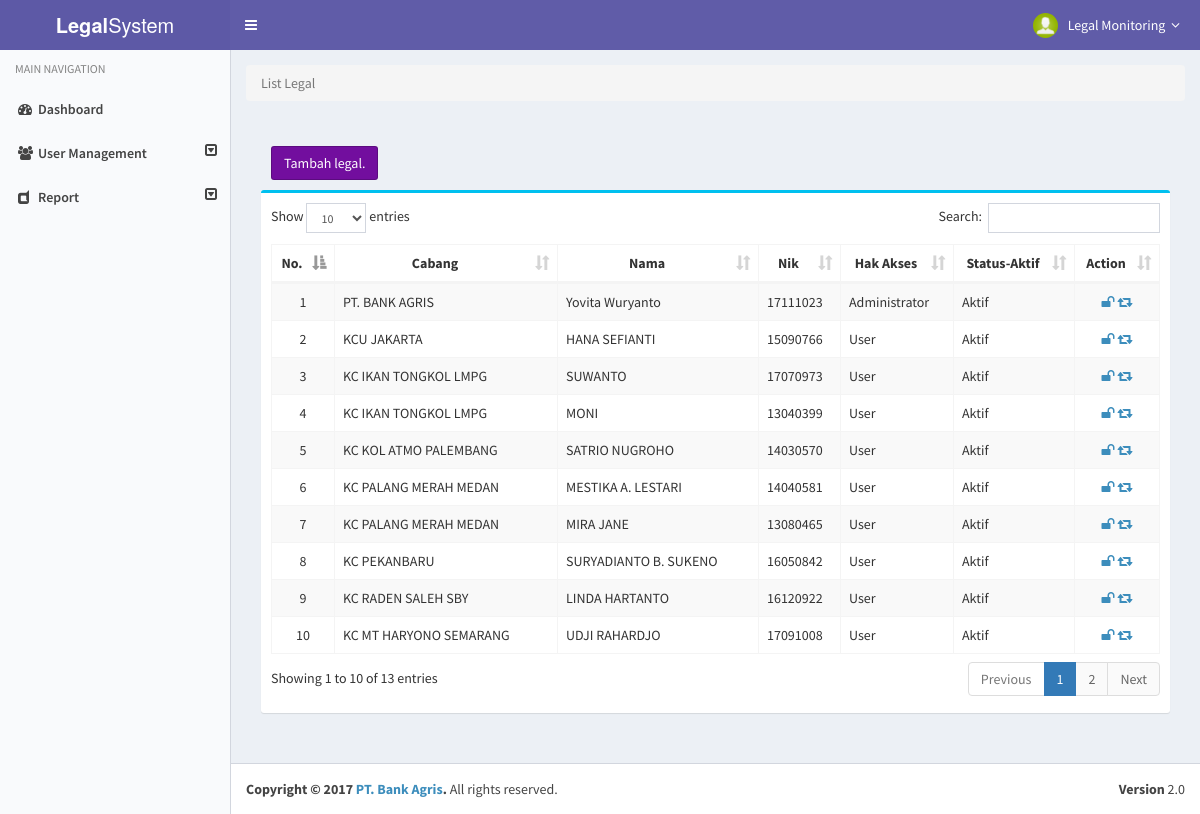
/home-pusat.php?page=legal-cabang (signed in), run on the app's committed database.
### tables this page shows
CREATE TABLE `user` (
  `id_user` int(11) NOT NULL,
  `nik` int(8) NOT NULL,
  `nama` varchar(150) NOT NULL,
  `password` varchar(150) NOT NULL,
  `id_cabang` int(11) NOT NULL,
  `hak_akses` varchar(50) NOT NULL,
  `aktif` varchar(1) NOT NULL,
  `nik_input` int(8) NOT NULL,
  `create_at` timestamp NOT NULL DEFAULT CURRENT_TIMESTAMP ON UPDATE CURRENT_TIMESTAMP,
  `update_at` timestamp NOT NULL DEFAULT '0000-00-00 00:00:00'
);

CREATE TABLE `cabang` (
  `id_cabang` int(11) NOT NULL,
  `company_cod` varchar(25) NOT NULL,
  `company_name` varchar(50) NOT NULL,
  `address` varchar(255) NOT NULL,
  `kode_cabang` varchar(3) NOT NULL,
  `created_at` timestamp NOT NULL DEFAULT CURRENT_TIMESTAMP ON UPDATE CURRENT_TIMESTAMP,
  `update_at` timestamp NOT NULL DEFAULT '0000-00-00 00:00:00'
);

### pages/pusat/legal/list-legal.php (the view, shortened to what this page needs)
<?php
include_once "assets/koneksi.php";
if(isset($_SESSION['nik'])){
    $sql = mysqli_query($Open, "SELECT a.id_user
                                            , a.nik
                                            , a.nama
                                            , b.company_name
                                            , a.hak_akses
                                            , a.aktif
                                        FROM user a
                                        left join cabang b on a. id_cabang = b.id_cabang");
?>
<ul class="breadcrumb">
    <li class="active">List Legal</li>
</ul>
<section class="content">
    <div class="row">
        <div class="col-md-12">
            <div class="box-body">
                <button class="btn btn-yahoo btn-large" data-toggle="modal" data-target="#modalLegal">
                    Tambah legal.
                </button>
            </div>
        </div>
            <div class="col-md-12">
                <div class="box box-info">
                    <div class="box-body">
                        <table id="tableDashboard1" class="table table-bordered table-striped">
                            <thead>
                            <tr>
                                <th style="text-align: center">No.</th>
                                <th style="text-align: center">Cabang</th>
                                <th style="text-align: center">Nama</th>
                                <th style="text-align: center">Nik</th>
                                <th style="text-align: center">Hak Akses</th>
                                <th style="text-align: center">Status-Aktif</th>
                                <th style="text-align: center">Action</th>
                            </tr>
                            </thead>
                            <tbody>
                            <?php
                            $no = 0;
                            while($row = mysqli_fetch_array($sql)){
                                if($row[4]== 2){
                                    $hakAkses = 'Administrator';
                                }elseif($row[4] == 3){
                                    $hakAkses = 'User';
                                }
                                if($row[5] == 'Y'){
                                    $statusAktif = 'Aktif';
                                }else {
                                    $statusAktif = 'Tidak Aktif';
                                }
                                ?>
                                <tr>
                                    <td style="text-align: center"><?=$no+1?></td>
                                    <td><?=$row[3]?></td>
                                    <td><?=$row[2]?></td>
                                    <td><?=$row[1]?></td>
                                    <td><?=$hakAkses?></td>
                                    <td><?=$statusAktif?></td>
                                    <td align="center">
                                        <a href="pages/pusat/legal/update-legal.php?&idUser=<?=$row[0];?>" data-toggle="modal" data-target="#modalUpdateLegal" title="Update">
                                            <i class="fa  fa-unlock"></i>
                                        </a>
                                        <a href="pages/pusat/legal/reset-password.php?&idUser=<?=$row[0];?>" data-toggle="modal" data-target="#modalResetPassword" title="Reset Password">
                                            <i class="fa  fa-retweet"></i>
                                        </a>
                                    </td>
                                </tr>
                                <?php
                                $no++;
                            }
                            ?>
                            </tbody>
                        </table>
                    </div>
                </div>
            </div>
    </div>
</section>
<?php
}else {
    echo "Data Error";
}

### data on the page
user: id_cabang.company_name "PT. BANK AGRIS", nama "Yovita Wuryanto", nik "17111023", hak_akses "Administrator", aktif "Aktif"
user: id_cabang.company_name "KCU JAKARTA", nama "HANA SEFIANTI", nik "15090766", hak_akses "User", aktif "Aktif"
user: id_cabang.company_name "KC IKAN TONGKOL LMPG", nama "SUWANTO", nik "17070973", hak_akses "User", aktif "Aktif"
user: id_cabang.company_name "KC IKAN TONGKOL LMPG", nama "MONI", nik "13040399", hak_akses "User", aktif "Aktif"
user: id_cabang.company_name "KC KOL ATMO PALEMBANG", nama "SATRIO NUGROHO", nik "14030570", hak_akses "User", aktif "Aktif"
user: id_cabang.company_name "KC PALANG MERAH MEDAN", nama "MESTIKA A. LESTARI", nik "14040581", hak_akses "User", aktif "Aktif"
user: id_cabang.company_name "KC PALANG MERAH MEDAN", nama "MIRA JANE", nik "13080465", hak_akses "User", aktif "Aktif"
user: id_cabang.company_name "KC PEKANBARU", nama "SURYADIANTO B. SUKENO", nik "16050842", hak_akses "User", aktif "Aktif"
user: id_cabang.company_name "KC RADEN SALEH SBY", nama "LINDA HARTANTO", nik "16120922", hak_akses "User", aktif "Aktif"
user: id_cabang.company_name "KC MT HARYONO SEMARANG", nama "UDJI RAHARDJO", nik "17091008", hak_akses "User", aktif "Aktif"
